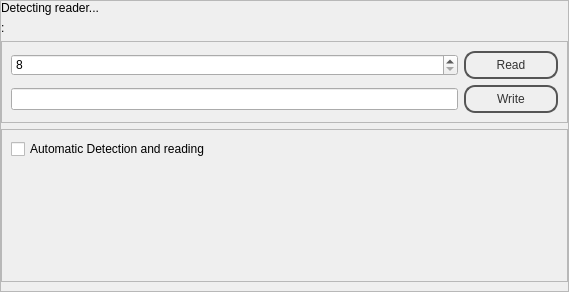
<?xml version="1.0" encoding="UTF-8"?>
<ui version="4.0">
 <class>MainWindow</class>
 <widget class="QMainWindow" name="MainWindow">
  <property name="geometry">
   <rect>
    <x>0</x>
    <y>0</y>
    <width>569</width>
    <height>292</height>
   </rect>
  </property>
  <property name="windowTitle">
   <string>MainWindow</string>
  </property>
  <property name="styleSheet">
   <string notr="true">QPushButton{
color: #333;
border: 2px solid #555;
border-radius: 11px;
padding: 5px;
background: qradialgradient(cx: 0.3, cy: -0.4,
fx: 0.3, fy: -0.4,
radius: 1.35, stop: 0 #fff, stop: 1 #888);
min-width: 80px;
}

QPushButton:pressed {
background: qradialgradient(cx: 0.4, cy: -0.1,
fx: 0.4, fy: -0.1,
radius: 1.35, stop: 0 #fff, stop: 1 #ddd);
}

QFrame.PeripheralCollection{
border-top-left-radius: 5px;
border-top-right-radius: 5px;
border: 1px solid black;
background: qlineargradient(x1: 0, y1: 0, x2: 0, y2: 1,
stop: 0 #6af, stop: 0.1 #689);
}
QFrame.PeripheralCollection QLabel {
color: white;
font-weight: bold;
}



QFrame.PeripheralCollectionInner {
background: qlineargradient(x1: 0, y1: 0, x2: 0, y2: 1,
stop: 0 #abe, stop: 0.7 #aba);
border: none;
border-top: 1px solid black;
}

QFrame.PeripheralCollectionInner QLabel{
color: black;
}

QWidget.PeripheralCollectionInner {
background: qlineargradient(x1: 0, y1: 0, x2: 0, y2: 1,
stop: 0 #abe, stop: 0.7 #aba);
border: none;
border-top: 1px solid black;
}



QWidget.PeripheralCollectionInner {
background: qlineargradient(x1: 0, y1: 0, x2: 0, y2: 1,
stop: 0 #abe, stop: 0.7 #aba);
border: none;
border-top: 1px solid black;
}

QWidget.PeripheralCollectionInner QLabel{
color: black;
}
</string>
  </property>
  <widget class="QWidget" name="centralwidget">
   <layout class="QVBoxLayout" name="verticalLayout">
    <property name="margin">
     <number>0</number>
    </property>
    <item>
     <widget class="QFrame" name="frame">
      <property name="frameShape">
       <enum>QFrame::StyledPanel</enum>
      </property>
      <property name="frameShadow">
       <enum>QFrame::Raised</enum>
      </property>
      <property name="class" stdset="0">
       <string>PeripheralCollection</string>
      </property>
      <layout class="QVBoxLayout" name="verticalLayout_2">
       <property name="leftMargin">
        <number>0</number>
       </property>
       <property name="topMargin">
        <number>0</number>
       </property>
       <property name="rightMargin">
        <number>0</number>
       </property>
       <item>
        <widget class="QLabel" name="detect">
         <property name="sizePolicy">
          <sizepolicy hsizetype="Preferred" vsizetype="Maximum">
           <horstretch>0</horstretch>
           <verstretch>0</verstretch>
          </sizepolicy>
         </property>
         <property name="text">
          <string>Detecting reader...</string>
         </property>
        </widget>
       </item>
       <item>
        <widget class="QLabel" name="dataLabel">
         <property name="sizePolicy">
          <sizepolicy hsizetype="Preferred" vsizetype="Maximum">
           <horstretch>0</horstretch>
           <verstretch>0</verstretch>
          </sizepolicy>
         </property>
         <property name="text">
          <string>:</string>
         </property>
        </widget>
       </item>
       <item>
        <widget class="QFrame" name="frame_2">
         <property name="frameShape">
          <enum>QFrame::StyledPanel</enum>
         </property>
         <property name="frameShadow">
          <enum>QFrame::Raised</enum>
         </property>
         <property name="class" stdset="0">
          <string>PeripheralCollectionInner</string>
         </property>
         <layout class="QGridLayout" name="gridLayout">
          <item row="0" column="0">
           <widget class="QSpinBox" name="sectorEdit">
            <property name="minimum">
             <number>8</number>
            </property>
           </widget>
          </item>
          <item row="0" column="1">
           <widget class="QPushButton" name="pushButton">
            <property name="text">
             <string>Read</string>
            </property>
           </widget>
          </item>
          <item row="1" column="0">
           <widget class="QLineEdit" name="dataEdit"/>
          </item>
          <item row="1" column="1">
           <widget class="QPushButton" name="pushButton_2">
            <property name="text">
             <string>Write</string>
            </property>
           </widget>
          </item>
         </layout>
        </widget>
       </item>
       <item>
        <widget class="QFrame" name="frame_3">
         <property name="sizePolicy">
          <sizepolicy hsizetype="Preferred" vsizetype="MinimumExpanding">
           <horstretch>0</horstretch>
           <verstretch>0</verstretch>
          </sizepolicy>
         </property>
         <property name="frameShape">
          <enum>QFrame::StyledPanel</enum>
         </property>
         <property name="frameShadow">
          <enum>QFrame::Raised</enum>
         </property>
         <property name="class" stdset="0">
          <string>PeripheralCollectionInner</string>
         </property>
         <layout class="QGridLayout" name="gridLayout_2">
          <item row="1" column="0">
           <widget class="QLabel" name="autoLabel">
            <property name="sizePolicy">
             <sizepolicy hsizetype="Preferred" vsizetype="MinimumExpanding">
              <horstretch>0</horstretch>
              <verstretch>0</verstretch>
             </sizepolicy>
            </property>
            <property name="text">
             <string/>
            </property>
           </widget>
          </item>
          <item row="0" column="0">
           <widget class="QCheckBox" name="autoBox">
            <property name="text">
             <string>Automatic Detection and reading</string>
            </property>
           </widget>
          </item>
         </layout>
        </widget>
       </item>
      </layout>
     </widget>
    </item>
   </layout>
  </widget>
  <widget class="QMenuBar" name="menubar">
   <property name="geometry">
    <rect>
     <x>0</x>
     <y>0</y>
     <width>569</width>
     <height>25</height>
    </rect>
   </property>
  </widget>
 </widget>
 <resources/>
 <connections>
  <connection>
   <sender>pushButton</sender>
   <signal>clicked()</signal>
   <receiver>MainWindow</receiver>
   <slot>read()</slot>
   <hints>
    <hint type="sourcelabel">
     <x>358</x>
     <y>116</y>
    </hint>
    <hint type="destinationlabel">
     <x>389</x>
     <y>46</y>
    </hint>
   </hints>
  </connection>
  <connection>
   <sender>pushButton_2</sender>
   <signal>clicked()</signal>
   <receiver>MainWindow</receiver>
   <slot>write()</slot>
   <hints>
    <hint type="sourcelabel">
     <x>379</x>
     <y>156</y>
    </hint>
    <hint type="destinationlabel">
     <x>396</x>
     <y>131</y>
    </hint>
   </hints>
  </connection>
 </connections>
 <slots>
  <slot>read()</slot>
  <slot>write()</slot>
  <slot>readUID()</slot>
 </slots>
</ui>
